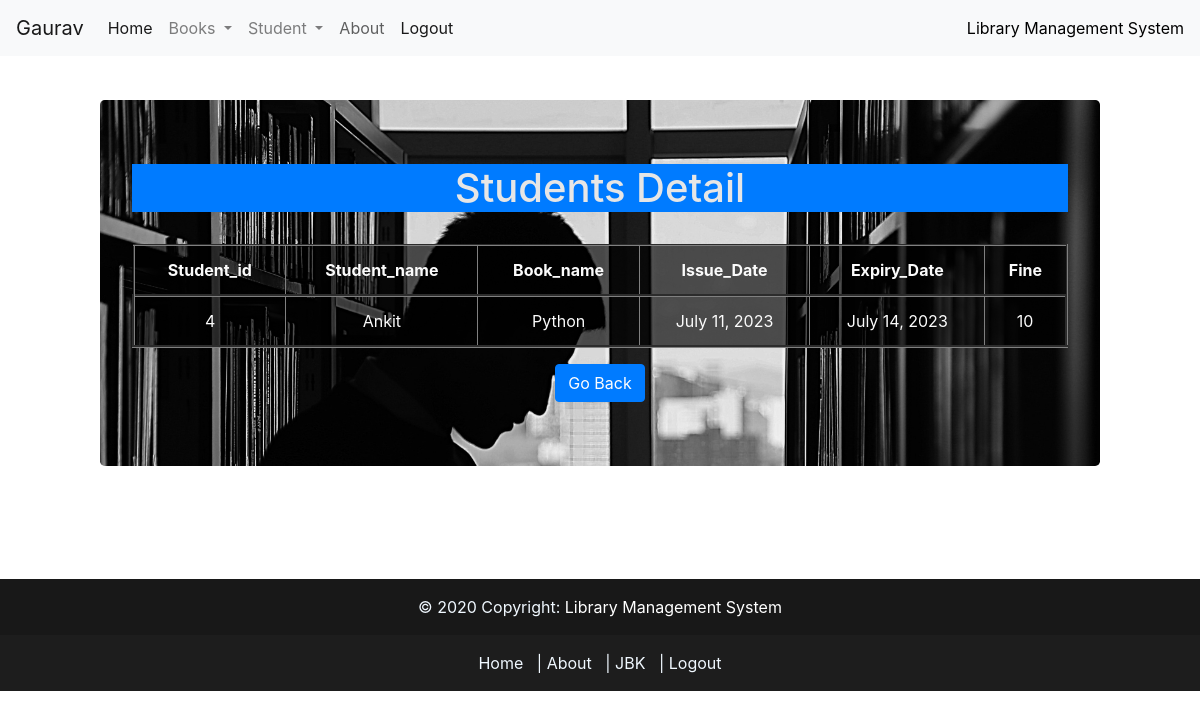
The page /display_iss_b/4 (signed in) on the database its author committed.
### library_app/models.py (models this page shows)
class i_b_data(models.Model):
    s_id = models.IntegerField()
    s_name = models.CharField(max_length=25)
    b_name = models.CharField(max_length=25)
    Iss_Date=models.DateField(max_length=25)
    exp_date = models.DateField(max_length=25,null=True)
    Fine = models.IntegerField(null=True)

### library_app/views.py (the view)
# urls.py: path('display_iss_b/<int:s_id>', display_iss_b),
@login_required(login_url='/signin/')
def display_iss_b(request,s_id):
    data = i_b_data.objects.filter(s_id=s_id)
    for i in data :
        l = str((i.exp_date)).split('-')
        if (date.today() > date(int(l[0]),int(l[1]),int(l[2])) )  :
            i.Fine = int(str(date.today() - date(int(l[0]),int(l[1]),int(l[2])))[:2]) * 5
            i.save()
        else:
            i.Fine = 0
            i.save()
    return render(request,'library_app/accept_data.html',{'data':data})

### library_app/templates/library_app/accept_data.html (shortened to what this page needs)
<!DOCTYPE html>
<html lang="en">
<head>
    {% load static %}
    <link rel="stylesheet" href="{% static 'css/display.css' %}">
    {% include "library_app/base.html" %}
</head>
<body >
    {% include "library_app/navbar.html" %}
      <br>
      <div class='jbt1'>
      <div class="jumbotron" id="jbt" >
        <h1 id="a" class="bg-primary">Students Detail</h1>
        <br>
        <div class="table-responsive">
          {% if user.is_superuser == 1 %}
          <table class="table" id="t" border="2px">
            <thead>
              <tr>
                <th class="th-lg">Student_id</th>
                <th class="th-lg">Student_name</th>
                <th class="th-lg">Book_name</th>
                <th class="th-lg">Issue_Date</th>
                  <th class="th-lg">Expiry_Date</th>
                  <th class="th-lg">Fine</th>
              </tr>
            </thead>
            <tbody>
              {% for i in data %}
              <tr class="tr">
               <td>{{i.s_id}}</td>
               <td>{{i.s_name}}</td>
               <td>{{i.b_name}}</td>
               <td>{{i.Iss_Date}}</td>
               <td>{{i.exp_date}}</td>
               <td>{{i.Fine}}</td>
              </tr>
              {% endfor %}
          </table>
            {% endif %}
          </div>
            <span class="lead" >
              <a href="/index/" class="btn btn-primary " style="color: rgb(253, 253, 253); text-decoration: none; ">Go Back</a>
              </span>
            </div>
      </div>
    {% include "library_app/footer.html" %}
</body>
</html>

### library_app/templates/library_app/navbar.html (shortened to what this page needs)
<!DOCTYPE html>
<html lang="en">
<head>
</head>
<body>
  {% if user.is_superuser == 1 %}
  <nav class="navbar navbar-expand-lg navbar-light bg-light ">
    <a class="navbar-brand" href="#">{{request.user}}</a>
    <div class="collapse navbar-collapse" id="navbarNavDropdown">
      <ul class="navbar-nav">
        <li class="nav-item active">
          <a class="nav-link" href="/index/">Home <span class="sr-only">(current)</span></a>
        </li>
          <li class="nav-item dropdown">
            <a class="nav-link dropdown-toggle" href="#" id="navbarDropdownMenuLink" data-toggle="dropdown" aria-haspopup="true" aria-expanded="false">
            Books
            </a>
            <li class="nav-item dropdown">
              <a class="nav-link dropdown-toggle" href="#" id="navbarDropdownMenuLink" data-toggle="dropdown" aria-haspopup="true" aria-expanded="false">
              Student
              </a>
        <li class="nav-item dropdown">
                       <li>
<a role="button" class="nav-link" data-toggle="modal" href="#exampleModal" style=" border: none; color: rgba(0, 0, 0, 0.619);">
About
</a>
<li class="nav-item active">
<a class="nav-link" href="/logout/">Logout <span class="sr-only">(current)</span></a>
</li>
</li>
          </ul>
        </div>
        <span class="navbar-text" id="lib">
          Library Management System
          </span>
      </nav>
  {% endif %}
</body>
</html>

### library_app/static/css/display.css (style rules this page uses)
#jbt { text-align: center; background-repeat: no-repeat; background-size: cover; }
div.jbt1 { padding: 20px 100px 20px 100px; }
#lib { color: black; }
#a { color: rgb(230, 230, 230); }
#t { color: rgb(251, 251, 251); background-color: rgba(0, 0, 0, 0.664); }
.tr { border-color: rgb(0, 0, 0),red,black; border-style: groove; }

### rows shown on the page
i_b_data: s_id "4", s_name "Ankit", b_name "Python", Iss_Date "July 11, 2023", exp_date "July 14, 2023", Fine "10"

### other values the page prints
{{ request.user }} "Gaurav"
